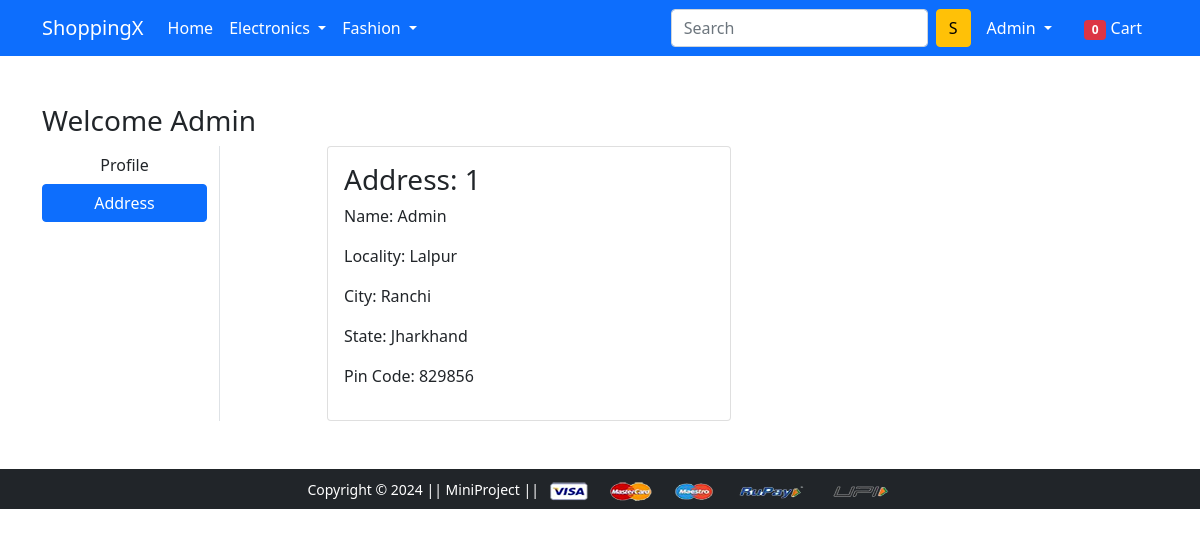
The page /address/ (signed in) on the database its author committed.
### app/models.py (models this page shows, shortened)
class Customer(models.Model):
 user = models.ForeignKey(User, on_delete=models.CASCADE)
 name = models.CharField(max_length=200)
 locality = models.CharField(max_length=200)
 city = models.CharField(max_length=50)
 zipcode = models.IntegerField()
 state = models.CharField(choices=STATE_CHOICES, max_length=50)

### app/views.py (the view)
# urls.py: path('address/', views.address, name='address'),
@login_required
def address(request):
	totalitem = 0
	if request.user.is_authenticated:
		totalitem = len(Cart.objects.filter(user=request.user))
	add = Customer.objects.filter(user=request.user)
	return render(request, 'app/address.html', {'add':add, 'active':'btn-primary', 'totalitem':totalitem})

### app/templates/app/address.html (shortened to what this page needs)
{% extends 'app/base.html' %}
{% load static %}
{% block main-content %}
<div class="container my-5">
 <div class="row">
 <h3>Welcome <span class="text-capitalize">{{request.user}}</span></h3>
  <div class="col-sm-2 border-end">
   <ul class="list-unstyled">
    <li class="d-grid"><a href="{% url 'profile' %}" class="btn">Profile</a></li>
    <li class="d-grid"><a href="{% url 'address' %}" class="btn {{active}}">Address</a></li>
   </ul>
  </div>
  <div class="col-sm-9 offset-sm-1">
   <div class="row">
    {% for ad in add %}
     <div class="col-sm-6">
     <div class="card">
      <div class="card-body">
       <h3>Address: {{ forloop.counter }}</h3>
       <p>Name: {{ad.name}}</p>
       <p>Locality: {{ad.locality}}</p>
       <p>City: {{ad.city}}</p>
       <p>State: {{ad.state}}</p>
       <p>Pin Code: {{ad.zipcode}}</p>
      </div>
     </div>
    </div>
    {% endfor %}
   </div>
  </div>
 </div>
</div>
{% endblock main-content %}

### app/templates/app/base.html (shortened to what this page needs)
<!doctype html>
{% load static %}
<html lang="en">
  <head>
    <link href="https://cdn.jsdelivr.net/npm/bootstrap@5.0.0-beta1/dist/css/bootstrap.min.css" rel="stylesheet">
    <link rel="stylesheet" href="{% static 'app/css/owl.carousel.min.css' %}">
    <link rel="stylesheet" href="{% static 'app/css/all.min.css' %}">
    <link rel="stylesheet" href="{% static 'app/css/style.css' %}">
  </head>
  <body>
    <nav class="navbar navbar-expand-lg navbar-dark bg-primary">
     <div class="container">
       <a class="navbar-brand" href="/">ShoppingX</a>
       <div class="collapse navbar-collapse" id="navbarSupportedContent">
         <ul class="navbar-nav me-auto mb-2 mb-lg-0">
           <li class="nav-item">
             <a class="nav-link active" aria-current="page" href="/">Home</a>
           </li>
           <li class="nav-item dropdown">
             <a class="nav-link dropdown-toggle text-white" href="#" id="electronicsDropdown" role="button" data-bs-toggle="dropdown" aria-expanded="false">
               Electronics
             </a>
           </li>
           <li class="nav-item dropdown">
             <a class="nav-link dropdown-toggle text-white" href="#" id="fashionDropdown" role="button" data-bs-toggle="dropdown" aria-expanded="false">
               Fashion
             </a>
           </li>
         </ul>
         <form class="d-flex">
           <input class="form-control me-2" type="search" placeholder="Search" aria-label="Search">
           <button class="btn btn-warning" type="submit">S</button>
         </form>
         <div>
          <ul class="navbar-nav me-auto mb-2 mb-lg-0">
          {% if request.user.is_authenticated %}
           <li class="nav-item dropdown mx-2">
              <a class="nav-link dropdown-toggle text-white" href="#" id="profileDropdown" role="button" data-bs-toggle="dropdown" aria-expanded="false">
                {{request.user.username|capfirst}}
              </a>
            </li>
            <li class="nav-item mx-2">
              <a href="{% url 'showcart' %}" class="nav-link text-white"><span class="badge bg-danger">{{totalitem}}</span> Cart </a>
            </li>
            {% endif %}
          </ul>
         </div>
       </div>
     </div>
    </nav>
    {% block main-content %} {% endblock main-content %}
    <footer class="container-fluid bg-dark text-center p-2 mt-5">
        <small class="text-white">Copyright &copy; 2024 || MiniProject || </small>
        <img src="{% static 'app/images/payment.png' %}" alt="" srcset="" class="img-fluid" height="2px">
    </footer>
  </body>
</html>

### rows shown on the page
Customer: name "Admin", locality "Lalpur", city "Ranchi", state "Jharkhand", zipcode "829856"

### other values the page prints
{{ request.user.username|capfirst }} "Admin"
{{ totalitem }} "0"
{{ request.user }} "Admin"
